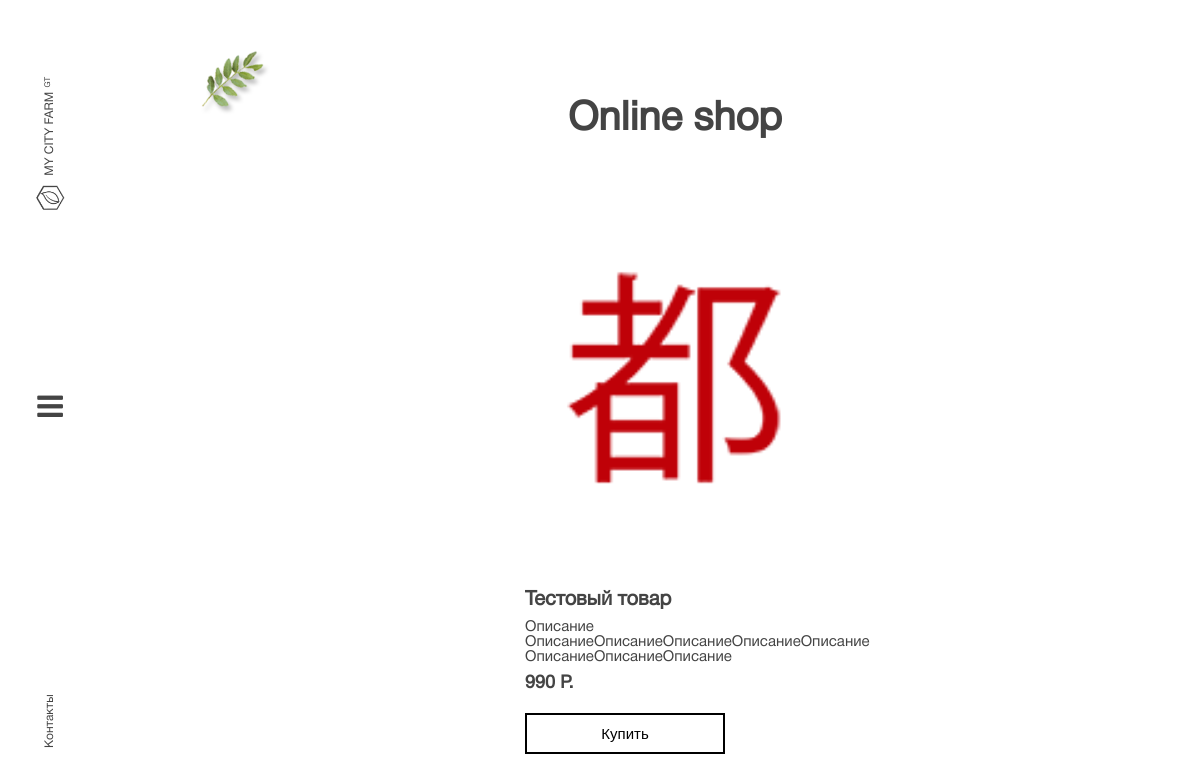
The app's page /shop/ with its own data.
### shop/models.py (models this page shows, shortened)
class Product(models.Model):
    category = models.CharField(u'Категория', max_length=50, default="no category")
    title = models.CharField(u'Название', max_length=250)
    descritpion = models.TextField(u'Описание')
    price = models.CharField(u'Стоимость', max_length=50)
    image = models.ImageField(upload_to='image/')
    class Meta:
        verbose_name = 'Товар'
        verbose_name_plural = 'Товары'

### shop/views.py (the view)
# urls.py: path('', views.ShopView.as_view(), name = 'shop')
class ShopView(ListView):
    model = Product
    template_name = "shop.html"

### templates/shop.html (shortened to what this page needs)
{% extends 'base.html' %}
{% load static %}
{% block content %}
<div class="shop">
    <img class="green-1" src="{% static 'img/green-1.png' %}">
    <h1>Online shop</h1>
    <div class="product-wrapper">
        {% for product in object_list %}
            <div class="product">
                <img src="{{ product.image.url }}" alt="">
                <h2>{{ product.title }}</h2>
                <span>{{ product.descritpion }}</span>
                <strong>{{ product.price }} P.</strong>
                <button id="buy" onclick="alert('Продажа временно приостановлена')">Купить</button>
            </div>
        {% endfor %}
    </div>
</div>
{% endblock %}

### static/style/style.css (style rules this page uses)
* { margin: 0; padding: 0; -webkit-box-sizing: border-box; box-sizing: border-box; }
body { font-size: 10px; }
body .shop { padding-left: 150px; padding-top: 100px; display: -webkit-box; display: -ms-flexbox; display: flex; -webkit-box-orient: vertical; -webkit-box-direction: normal; -ms-flex-direction: column; flex-direction: column; -webkit-box-align: center; -ms-flex-align: center; align-items: center; color: #444444; font-family: 'Helvetica regular'; position: relative; }
body .shop .green-1 { position: absolute; left: 200px; top: 50px; }
body .shop h1 { font-size: 4em; }
body .shop .product-wrapper { margin-top: 100px; max-width: 1000px; -ms-flex-wrap: wrap; flex-wrap: wrap; display: -webkit-box; display: -ms-flexbox; display: flex; -webkit-box-pack: justify; -ms-flex-pack: justify; justify-content: space-between; }
body .shop .product-wrapper .product { color: #444444; max-width: 300px; display: -webkit-box; display: -ms-flexbox; display: flex; -webkit-box-orient: vertical; -webkit-box-direction: normal; -ms-flex-direction: column; flex-direction: column; -webkit-box-align: start; -ms-flex-align: start; align-items: flex-start; }
body .shop .product-wrapper .product img { width: 300px; }
body .shop .product-wrapper .product h2 { margin-top: 50px; font-size: 2em; }
body .shop .product-wrapper .product span { margin-top: 10px; font-size: 1.5em; }
body .shop .product-wrapper .product strong { margin-top: 10px; font-size: 1.8em; }
body .shop .product-wrapper .product button { width: 200px; font-size: 1.5em; padding: 10px 20px; margin-top: 20px; cursor: pointer; background: #fff; border: 2px solid #000; border-radius: 0; }

### records on screen
Product: image (picture), title "Тестовый товар", descritpion "Описание ОписаниеОписаниеОписаниеОписаниеОписание ОписаниеОписаниеОписание", price "990"
